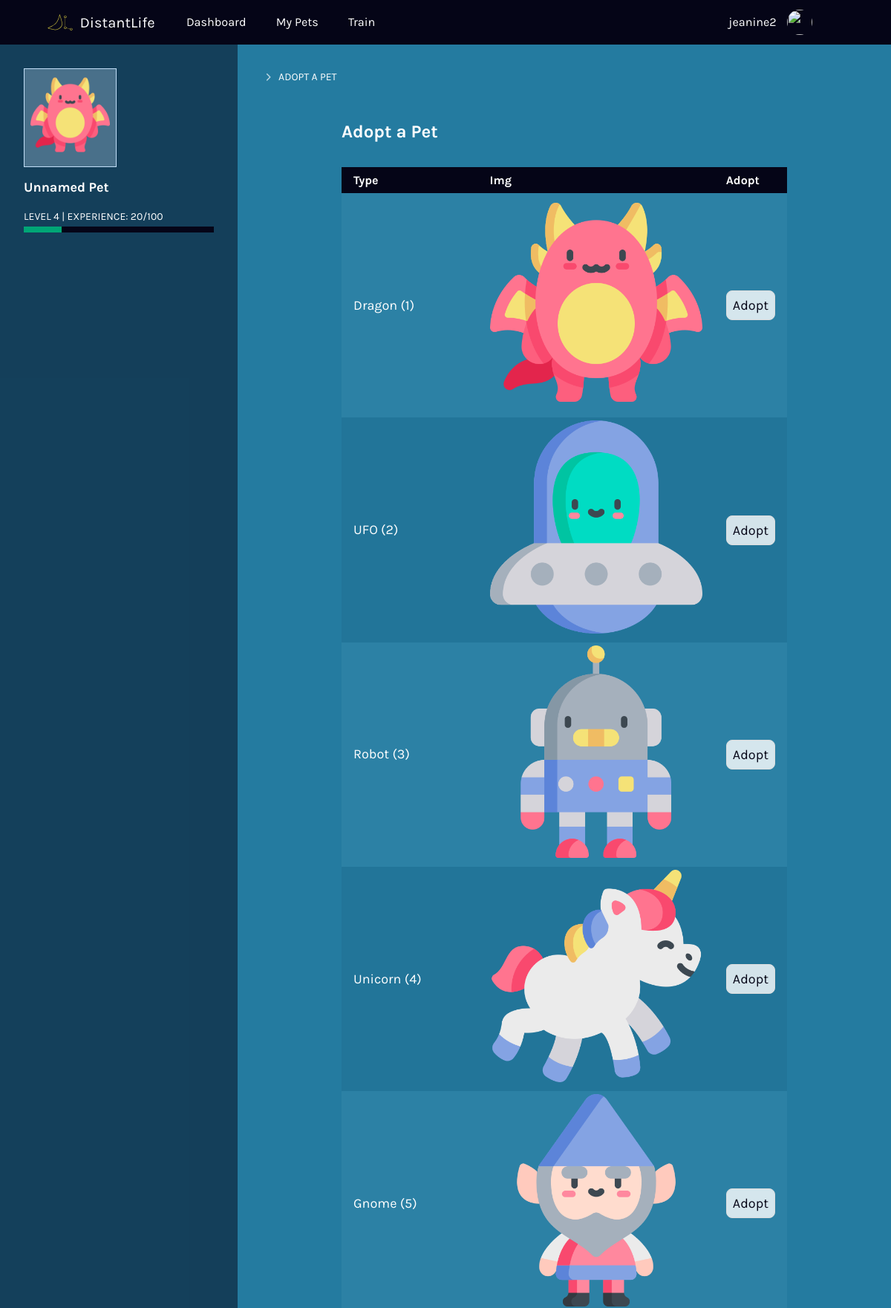
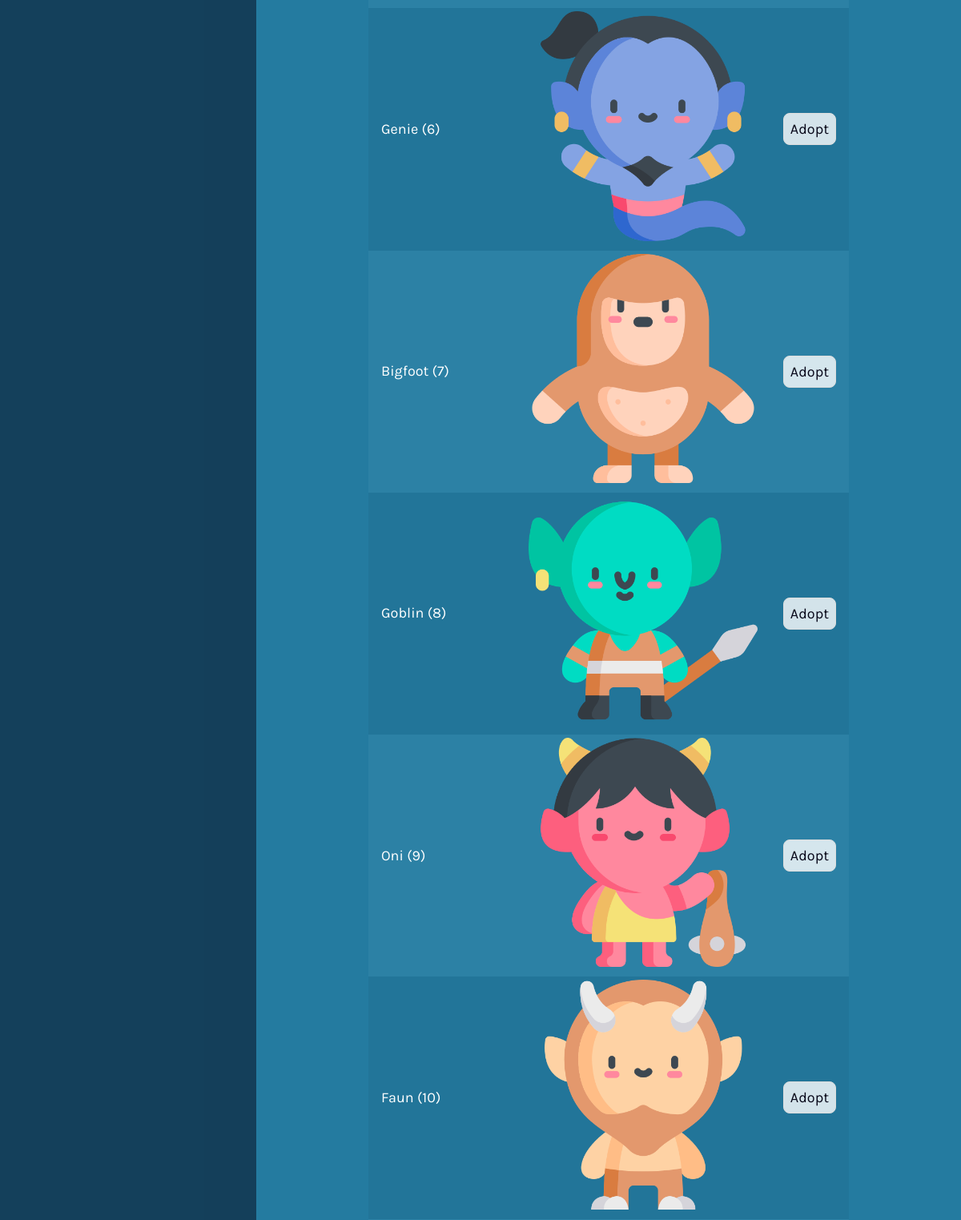
The app's page /adopt (signed in, upper part) with its own data (2 pictures, top to bottom).
### tables this page shows
CREATE TABLE `pet_types` (
  `id` integer,
  `imgsrc` varchar(255),
  `pet_type` varchar(255), `exp_required` integer,
  PRIMARY KEY(id)
);

### application.py (the view)
@app.route("/adopt", methods=["GET", "POST"])
@login_required
def adopt():
    if request.method == "POST":
        if not request.form.get("pet_type"):
            return apology("must choose pet type", 403)
        pet_type_id = int(request.form.get("pet_type"))
        petname = db.execute("SELECT pet_type FROM pet_types WHERE id = ?", pet_type_id)
        petid = db.execute("INSERT INTO pets(type, name, exp, created) VALUES (?, ?, ?, CURRENT_TIMESTAMP)",
                                 pet_type_id, petname[0]['pet_type'], 0)
        db.execute("INSERT INTO owners(owner_id, pet_id) VALUES (?, ?)",
                                 session["user_id"], petid)
        db.execute("UPDATE users SET active_pet_id = ? WHERE id = ?",
                                 petid, session["user_id"])
        set_active_pet_in_session(session["user_id"])
        return redirect("/")
    else:
        rows = db.execute("SELECT * FROM pet_types")
        if len(rows) < 1:
            return apology("no pets", 403)
        return render_template("adopt.html", pet_types=rows)

### application.py (called while the page is built)
@app.after_request
def after_request(response):
    response.headers["Cache-Control"] = "no-cache, no-store, must-revalidate"
    response.headers["Expires"] = 0
    response.headers["Pragma"] = "no-cache"
    return response

### helpers.py (called while the page is built)
def login_required(f):
    @wraps(f)
    def decorated_function(*args, **kwargs):
        if session.get("user_id") is None:
            return redirect("/login")
        return f(*args, **kwargs)
    return decorated_function

### templates/adopt.html (shortened to what this page needs)
{% extends "layout.html" %}
{% block main %}
<h1>{{ _('Adopt a Pet') }}</h1>
{% if (pet_types|length) > 0 %}
    <table class="table table-striped">
        <thead>
            <tr>
                <th>{{ _('Type') }}</th>
                <th>{{ _('Img') }}</th>
                <th>{{ _('Adopt') }}</th>
            </tr>
        </thead>
        <tbody>
            {% for pet_type in pet_types %}
            <tr>
                <td>{{ pet_type.pet_type }} ({{pet_type.id}})</td>
                <td><img src="/static/{{ pet_type.imgsrc }}" alt="" /></td>
                <td>
                  <form method="post" action="/adopt">
                    <input type="submit" value="{{ _('Adopt') }}" />
                </form>
              </td>
            </tr>
            {% endfor %}
        </tbody>
    </table>
    {% else %}
      <p>{{ _('No pets') }}</p>
    {% endif %}
{% endblock %}

### static/proj04.css (style rules this page uses)
input { background:#fff;border:1px solid #ddd;font-family:Karla,Noto Sans Hebrew,sans-serif;font-size:18px;padding:8px }
form { width:100% }
table { border-collapse:collapse }
img { height:auto;max-width:100%;width:auto }
body { background-color:#247ba0 }
.secondary-main h1,.secondary-main h2 { font-size:18px;margin-bottom:0 }
.secondary-main h1 { font-size:24px }
body { align-items:center;display:flex;flex-direction:column;justify-content:center;margin:0;min-height:100vh;padding:0 }
* { box-sizing:border-box }
.theme-inversed a:not(.btn),.theme-inversed dl,.theme-inversed h1,.theme-inversed h2,.theme-inversed h3,.theme-inversed h4,.theme-inversed h5,.theme-inversed h6,.theme-inversed ol,.theme-inversed p,.theme-inversed ul { color:#fff }
body { font-family:Karla,Noto Sans Hebrew,sans-serif;font-size:18px;font-weight:400;line-height:27px }
.h1,h1 { font-size:67.5px }
.h1,.h2,h1,h2 { color:#fff;font-family:Karla,Noto Sans Hebrew,sans-serif;font-weight:700;line-height:1.3;margin-bottom:32px;margin-top:0 }
input { background-color:hsla(0,0%,100%,.8);border-radius:8px }
button,input[type=submit],option,select { cursor:pointer }
input { color:#050517 }
table { margin-bottom:32px;margin-top:32px;width:100% }
tbody td,tbody th,thead td,thead th { color:#fff;padding:4px 16px;text-align:left }
thead th { background-color:#050517;font-size:1rem }
tbody tr td { background-color:rgba(5,5,23,.05) }
tbody tr:nth-child(odd) td { background-color:rgba(196,224,249,.05) }

### records on screen
pet_types: pet_type "Dragon", id "1", imgsrc (picture)
pet_types: pet_type "UFO", id "2", imgsrc (picture)
pet_types: pet_type "Robot", id "3", imgsrc (picture)
pet_types: pet_type "Unicorn", id "4", imgsrc (picture)
pet_types: pet_type "Gnome", id "5", imgsrc (picture)
pet_types: pet_type "Genie", id "6", imgsrc (picture)
pet_types: pet_type "Bigfoot", id "7", imgsrc (picture)
pet_types: pet_type "Goblin", id "8", imgsrc (picture)
pet_types: pet_type "Oni", id "9", imgsrc (picture)
pet_types: pet_type "Faun", id "10", imgsrc (picture)

### other values on screen
{{ session['username'] }} "jeanine2"
{{ title_s }} "ADOPT A PET"
{{ session["active_pet"]["name"] }} "Unnamed Pet"
{{ level }} "4"
{{ percent }} "20"
